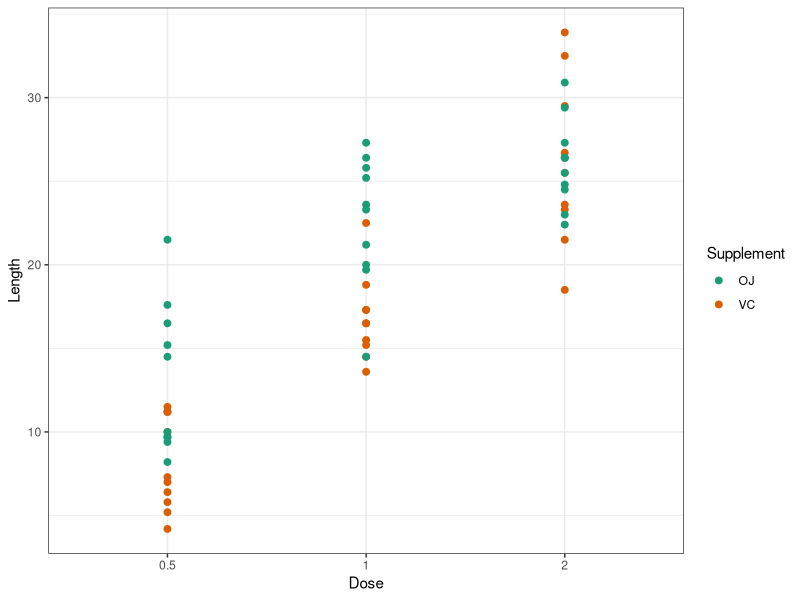
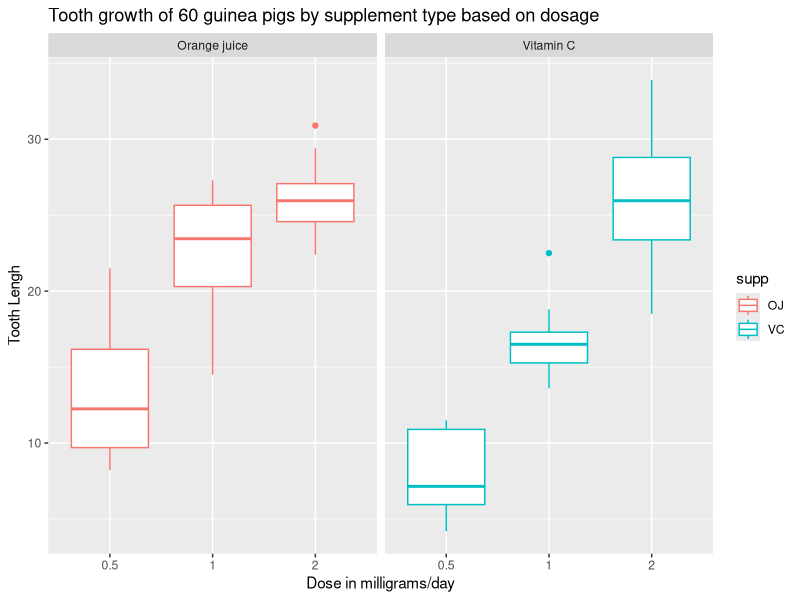
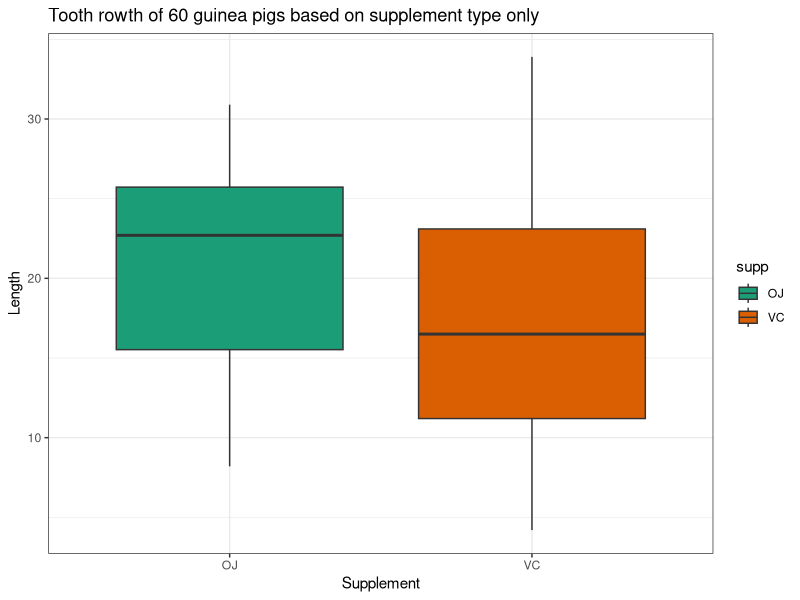

R code for these plots, in order: (Note: this script raises an error after producing the figures.)
## ---- chunk 1
## Setting Global Option where echo = true so that someone will be able to read the code and results.
knitr::opts_chunk$set(echo = TRUE, results = "asis", tidy = FALSE)
## ---- chunk 2
library(datasets) ##Load R Builtin Data sets
data("ToothGrowth") ##Load ToothGrowth Datasets
## ---- chunk 3
dim(ToothGrowth) ##No. observations and variables
names(ToothGrowth) ##variables names
str(ToothGrowth)

## ---- chunk 4
library(ggplot2) ##Load ggplot2 library

edaPlot <- ggplot(ToothGrowth, aes(factor(dose), len, color = supp))  ##ggplot basic info
edaPlot + geom_point(size = 2) + theme_bw() + labs(x = "Dose", y = "Length", color = "Supplement") +
        scale_color_brewer(palette = "Dark2")


## ---- chunk 5
summary(ToothGrowth)

## ---- chunk 6
edaPlot + geom_boxplot() +
      # facet_grid(.~supp)+
      facet_grid(.~supp, labeller = as_labeller(
            c("OJ" = "Orange juice", 
              "VC" = "Vitamin C"))) +
      labs(title = "Tooth growth of 60 guinea pigs by supplement type based on dosage",
           x = "Dose in milligrams/day", 
           y = "Tooth Lengh") +
      scale_fill_discrete(name = "Dosage of\nvitamin C\nin mg/day")

ggplot(ToothGrowth, aes(supp, len, fill=supp)) +
    geom_boxplot() + theme_bw() + 
    labs(title = "Tooth rowth of 60 guinea pigs based on supplement type only",
          x = "Supplement", 
          y = "Length", 
          color = "Supplement") + 
    scale_fill_brewer(palette = "Dark2")

## ---- chunk 7
test1 <- t.test(len~supp, data = ToothGrowth, paired = FALSE, var.equal = TRUE)
test1
## ---- chunk 8
## Dataset based on OJ Supplement
ojData <- subset(ToothGrowth, supp %in% c("OJ"))
ojData

## Dataset based on VC Supplement
vcData <- subset(ToothGrowth, supp %in% c("VC"))
vcData
## ---- chunk 9
##Comparing tooth growth base on dose 0.5 vs 1
ojTest2 <- t.test(len~dose, data = subset(ojData, dose %in% c(.5, 1)), paired = TRUE, var.equal = TRUE)
ojTest2

vcTest2 <- t.test(len~dose, data = subset(vcData, dose %in% c(.5, 1)), paired = TRUE, var.equal = TRUE)
vcTest2
ojTest2$p.value
ojTest2$conf.int

